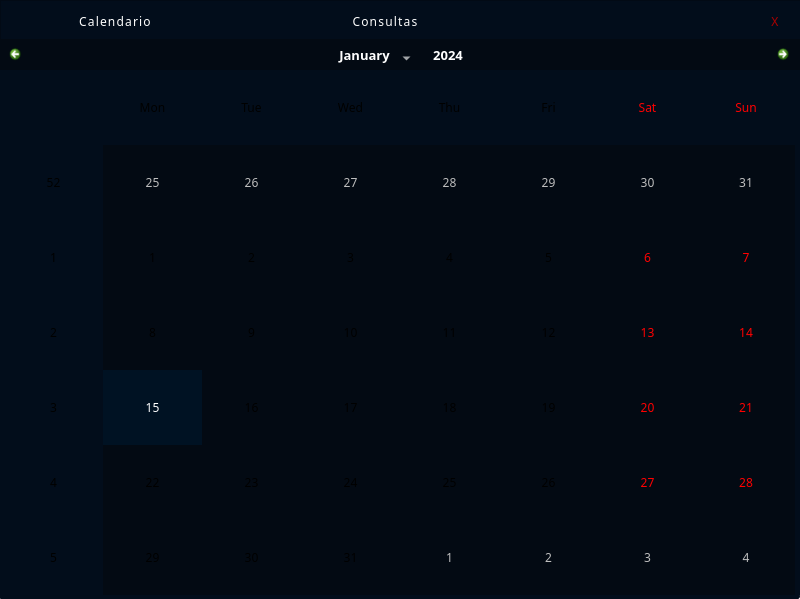
<?xml version="1.0" encoding="UTF-8"?>
<ui version="4.0">
 <class>MainWindow</class>
 <widget class="QMainWindow" name="MainWindow">
  <property name="geometry">
   <rect>
    <x>0</x>
    <y>0</y>
    <width>800</width>
    <height>599</height>
   </rect>
  </property>
  <property name="windowTitle">
   <string>MainWindow</string>
  </property>
  <widget class="QWidget" name="centralwidget">
   <widget class="QFrame" name="frame">
    <property name="geometry">
     <rect>
      <x>0</x>
      <y>0</y>
      <width>801</width>
      <height>41</height>
     </rect>
    </property>
    <property name="styleSheet">
     <string notr="true">background-color: rgb(2, 13, 27);</string>
    </property>
    <property name="frameShape">
     <enum>QFrame::StyledPanel</enum>
    </property>
    <property name="frameShadow">
     <enum>QFrame::Raised</enum>
    </property>
    <widget class="QPushButton" name="btn_calendario">
     <property name="geometry">
      <rect>
       <x>10</x>
       <y>10</y>
       <width>211</width>
       <height>23</height>
      </rect>
     </property>
     <property name="font">
      <font>
       <family>JetBrains Mono</family>
      </font>
     </property>
     <property name="cursor">
      <cursorShape>PointingHandCursor</cursorShape>
     </property>
     <property name="styleSheet">
      <string notr="true">letter-spacing: 1.2px;
background-color: rgb(0, 18, 40, .37);
color: rgb(255, 255, 255);
border-radius:  7px;
</string>
     </property>
     <property name="text">
      <string>Calendario</string>
     </property>
    </widget>
    <widget class="QPushButton" name="btn_consultas">
     <property name="geometry">
      <rect>
       <x>270</x>
       <y>10</y>
       <width>231</width>
       <height>23</height>
      </rect>
     </property>
     <property name="font">
      <font>
       <family>JetBrains Mono</family>
      </font>
     </property>
     <property name="cursor">
      <cursorShape>PointingHandCursor</cursorShape>
     </property>
     <property name="styleSheet">
      <string notr="true">letter-spacing: 1.2px;
background-color: rgb(0, 18, 40, .37);
color: rgb(255, 255, 255);
border-radius:  7px;
</string>
     </property>
     <property name="text">
      <string>Consultas</string>
     </property>
    </widget>
    <widget class="QPushButton" name="voltar_login">
     <property name="geometry">
      <rect>
       <x>760</x>
       <y>10</y>
       <width>31</width>
       <height>23</height>
      </rect>
     </property>
     <property name="font">
      <font>
       <family>JetBrains Mono</family>
      </font>
     </property>
     <property name="cursor">
      <cursorShape>PointingHandCursor</cursorShape>
     </property>
     <property name="styleSheet">
      <string notr="true">letter-spacing: 1.2px;
background-color: rgb(0, 18, 40, .37);
color: rgb(170, 0, 0);
border-radius:  7px;
</string>
     </property>
     <property name="text">
      <string>X</string>
     </property>
    </widget>
   </widget>
   <widget class="QStackedWidget" name="pages_users">
    <property name="geometry">
     <rect>
      <x>-1</x>
      <y>39</y>
      <width>801</width>
      <height>561</height>
     </rect>
    </property>
    <property name="currentIndex">
     <number>0</number>
    </property>
    <widget class="QWidget" name="pg_calendario">
     <widget class="QCalendarWidget" name="calendario">
      <property name="geometry">
       <rect>
        <x>0</x>
        <y>0</y>
        <width>801</width>
        <height>561</height>
       </rect>
      </property>
      <property name="font">
       <font>
        <family>JetBrains Mono</family>
       </font>
      </property>
      <property name="focusPolicy">
       <enum>Qt::NoFocus</enum>
      </property>
      <property name="styleSheet">
       <string notr="true">/* Definição de cor para vários elementos dentro do QCalendarWidget */
QCalendarWidget QSpinBox#qt_calendar_yearedit,
QCalendarWidget QSpinBox#qt_calendar_monthedit,
QCalendarWidget QToolButton#qt_calendar_monthbutton,
QCalendarWidget QToolButton#qt_calendar_yearbutton,
QCalendarWidget QTableView#qt_calendar_calendarview,
QCalendarWidget QMenu, 
#calendarWidget QToolButton QMenu {
    color: rgb(255, 255, 255);
    selection-color: rgb(255, 255, 255);
}

/* Definição de cor para a janela de seleção de mês */
QCalendarWidget QMenu {
    background-color: rgb(0, 18, 35);
}

/* Definição de cores e estilos para a barra de navegação e visualização do calendário */
QCalendarWidget QWidget#qt_calendar_navigationbar,
#qt_calendar_calendarview {
    background-color: rgb(3, 10, 19);
    alternate-background-color: rgba(0, 18, 40, 0.37);
    selection-background-color: rgb(0, 18, 35);
}

/* Definição de estilos para os botões de navegação do calendário */
QCalendarWidget QWidget#qt_calendar_prevmonth,
QCalendarWidget QWidget#qt_calendar_nextmonth {
    border: none;
    qproperty-icon: none;
    min-height: 13px;
    min-width: 13px;
    max-height: 13px;
    max-width: 13px;
    border-radius: 5px;
    padding: 5px;
    background-color: transparent;
}

/* Definição de ícones para os botões de navegação do calendário */
QCalendarWidget QWidget#qt_calendar_prevmonth {
    margin-left: 5px;
    image: url(:/icon/chevron_left.png);
}

QCalendarWidget QWidget#qt_calendar_nextmonth {
    margin-right: 5px;
    image: url(:/icon/chevron_right.png);
}

/* Estilização dos botões de navegação quando pressionados */
QCalendarWidget QWidget#qt_calendar_prevmonth:pressed,
QCalendarWidget QWidget#qt_calendar_nextmonth:pressed {
    background-color: rgb(0, 18, 40);
}

/* Estilização dos botões de mês e ano quando o mouse passa sobre eles */
QCalendarWidget QToolButton#qt_calendar_monthbutton:hover,
QCalendarWidget QToolButton#qt_calendar_yeamutton:hover {
    background-color: rgb(0, 18, 35);
}

/* Estilização dos botões de mês e ano quando pressionados */
QCalendarWidget QToolButton#qt_calendar_monthbutton:pressed,
QCalendarWidget QToolButton#qt_calendar_yeamutton:pressed {
    background-color: rgb(0, 18, 35);
}

/* Estilização dos botões de ano */
QCalendarWidget QToolButton#qt_calendar_yearbutton {
    margin: 5px;
    border-radius: 5px;
    padding: 0 10px;
    font-size: 13px;
}

/* Estilização dos botões de mês */
QCalendarWidget QToolButton#qt_calendar_monthbutton {
    margin: 5px 0;
    border-radius: 5px;
    padding: 0px 2px;
    font-size: 13px;
    width: 90px;
    color: rgb(255, 255, 255);
}

/* Estilização do campo de edição do ano */
#qt_calendar_yearedit {
    min-width: 53px;
    background: transparent;
    font-size: 13px;
}

/* Definição de ícones e estilos para os botões de aumento e diminuição do ano */
#qt_calendar_yearedit::down-button {
    subcontrol-position: left;
    image: url(:/icon/stat_minus.png);
}

#qt_calendar_yearedit::up-button {
    subcontrol-position: right;
    image: url(:/icon/stat.png);
}

#qt_calendar_yearedit::up-button,
#qt_calendar_yearedit::down-button {
    width: 10px;
    padding: 0px 5px;
    border-radius: 5px;
}

/* Estilização dos botões de aumento e diminuição do ano quando o mouse passa sobre eles */
#qt_calendar_yearedit::up-button:hover,
#qt_calendar_yearedit::down-button:hover {
    background-color: rgb(0, 18, 35);
}

/* Estilização dos botões de aumento e diminuição do ano quando pressionados */
#qt_calendar_yearedit::up-button:pressed,
#qt_calendar_yearedit::down-button:pressed {
    background-color: rgb(0, 18, 35);
}

/* Estilização do menu suspenso dentro do QCalendarWidget */
#calendarWidget QToolButton QMenu {
    background-color: rgb(0, 18, 35);
}

/* Estilização da visualização do calendário */
#qt_calendar_calendarview {
    border: 5px solid rgb(2, 13, 27);
    border-top: 0px;
    border-bottom-left-radius: 5px;
    border-bottom-right-radius: 5px;
}
</string>
      </property>
     </widget>
    </widget>
    <widget class="QWidget" name="pg_consultas">
     <widget class="QFrame" name="frame_2">
      <property name="geometry">
       <rect>
        <x>0</x>
        <y>0</y>
        <width>191</width>
        <height>561</height>
       </rect>
      </property>
      <property name="styleSheet">
       <string notr="true">background-color: rgb(2, 13, 27);</string>
      </property>
      <property name="frameShape">
       <enum>QFrame::StyledPanel</enum>
      </property>
      <property name="frameShadow">
       <enum>QFrame::Raised</enum>
      </property>
      <widget class="QPushButton" name="pesquisar">
       <property name="geometry">
        <rect>
         <x>10</x>
         <y>460</y>
         <width>171</width>
         <height>41</height>
        </rect>
       </property>
       <property name="font">
        <font>
         <family>JetBrains Mono</family>
        </font>
       </property>
       <property name="styleSheet">
        <string notr="true">letter-spacing: 1.2px;
background-color: rgb(0, 18, 40, .37);
color: rgb(255, 255, 255);
border-radius:  7px;
</string>
       </property>
       <property name="text">
        <string>Pesquisar</string>
       </property>
      </widget>
      <widget class="QDateEdit" name="date1">
       <property name="geometry">
        <rect>
         <x>40</x>
         <y>50</y>
         <width>111</width>
         <height>41</height>
        </rect>
       </property>
       <property name="font">
        <font>
         <family>JetBrains Mono</family>
        </font>
       </property>
       <property name="styleSheet">
        <string notr="true">QDateEdit {
	letter-spacing: 1.2px;
	background-color: rgb(0, 18, 40, .37);
	color: rgb(255, 255, 255);
	border-radius:  7px;
	padding: 15px;
}

QDateEdit::up-button {
	image: none;
	width: 0;
	padding: -1000px
}

QDateEdit::down-button {
	image: none;
	width: 0;
	padding: -1000px
}
</string>
       </property>
      </widget>
      <widget class="QLabel" name="p_consulta">
       <property name="geometry">
        <rect>
         <x>0</x>
         <y>100</y>
         <width>191</width>
         <height>31</height>
        </rect>
       </property>
       <property name="font">
        <font>
         <family>JetBrains Mono</family>
         <pointsize>10</pointsize>
        </font>
       </property>
       <property name="styleSheet">
        <string notr="true">background-color: rgba(255, 255, 255, 0);
color: rgb(255, 255, 255);
padding: 2px;</string>
       </property>
       <property name="text">
        <string>Procurar por Consulta:</string>
       </property>
      </widget>
      <widget class="QLabel" name="data_sel1">
       <property name="geometry">
        <rect>
         <x>20</x>
         <y>10</y>
         <width>151</width>
         <height>31</height>
        </rect>
       </property>
       <property name="font">
        <font>
         <family>JetBrains Mono</family>
         <pointsize>10</pointsize>
        </font>
       </property>
       <property name="styleSheet">
        <string notr="true">background-color: rgba(255, 255, 255, 0);
color: rgb(255, 255, 255);
padding: 9px;</string>
       </property>
       <property name="text">
        <string>Data Selecionda:</string>
       </property>
      </widget>
      <widget class="QLineEdit" name="nome1">
       <property name="geometry">
        <rect>
         <x>10</x>
         <y>170</y>
         <width>171</width>
         <height>41</height>
        </rect>
       </property>
       <property name="font">
        <font>
         <family>JetBrains Mono</family>
        </font>
       </property>
       <property name="styleSheet">
        <string notr="true">letter-spacing: 1.2px;
background-color: rgb(0, 18, 40, .37);
color: rgb(255, 255, 255);
border-radius:  7px;
</string>
       </property>
      </widget>
      <widget class="QLineEdit" name="contato1">
       <property name="geometry">
        <rect>
         <x>10</x>
         <y>410</y>
         <width>171</width>
         <height>41</height>
        </rect>
       </property>
       <property name="font">
        <font>
         <family>JetBrains Mono</family>
        </font>
       </property>
       <property name="styleSheet">
        <string notr="true">letter-spacing: 1.2px;
background-color: rgb(0, 18, 40, .37);
color: rgb(255, 255, 255);
border-radius:  7px;
</string>
       </property>
      </widget>
      <widget class="QLineEdit" name="cpf1">
       <property name="geometry">
        <rect>
         <x>10</x>
         <y>250</y>
         <width>171</width>
         <height>41</height>
        </rect>
       </property>
       <property name="font">
        <font>
         <family>JetBrains Mono</family>
        </font>
       </property>
       <property name="styleSheet">
        <string notr="true">letter-spacing: 1.2px;
background-color: rgb(0, 18, 40, .37);
color: rgb(255, 255, 255);
border-radius:  7px;
</string>
       </property>
      </widget>
      <widget class="QLineEdit" name="num_consultorio1">
       <property name="geometry">
        <rect>
         <x>10</x>
         <y>330</y>
         <width>171</width>
         <height>41</height>
        </rect>
       </property>
       <property name="font">
        <font>
         <family>JetBrains Mono</family>
        </font>
       </property>
       <property name="styleSheet">
        <string notr="true">letter-spacing: 1.2px;
background-color: rgb(0, 18, 40, .37);
color: rgb(255, 255, 255);
border-radius:  7px;
</string>
       </property>
      </widget>
      <widget class="QCheckBox" name="check_contato">
       <property name="geometry">
        <rect>
         <x>10</x>
         <y>379</y>
         <width>171</width>
         <height>21</height>
        </rect>
       </property>
       <property name="styleSheet">
        <string notr="true">QCheckBox {
	letter-spacing: 1.2px;
	background-color: rgb(0, 18, 40, .37);
	color: rgb(255, 255, 255);
	border-radius:  7px;
	padding: 15px
 }

QCheckBox::indicator {
	width: 12px;
	height: 12px;
	image: url(:/icon/checkbox_unchecked.ico);
}

QCheckBox::indicator:checked {
	width: 12px;
	height: 12px;
	image: url(:/icon/checkbox_indeterminate.ico);
}</string>
       </property>
       <property name="text">
        <string>   Número ou E-mail:</string>
       </property>
      </widget>
      <widget class="QPushButton" name="pesquisar_cancelar">
       <property name="geometry">
        <rect>
         <x>10</x>
         <y>510</y>
         <width>171</width>
         <height>41</height>
        </rect>
       </property>
       <property name="font">
        <font>
         <family>JetBrains Mono</family>
        </font>
       </property>
       <property name="styleSheet">
        <string notr="true">letter-spacing: 1.2px;
background-color: rgb(0, 18, 40, .37);
color: rgb(255, 255, 255);
border-radius:  7px;
</string>
       </property>
       <property name="text">
        <string>Cancelar Pesquisa</string>
       </property>
      </widget>
      <widget class="QCheckBox" name="check_num_consultorio">
       <property name="geometry">
        <rect>
         <x>10</x>
         <y>300</y>
         <width>171</width>
         <height>21</height>
        </rect>
       </property>
       <property name="styleSheet">
        <string notr="true">QCheckBox {
	letter-spacing: 1.2px;
	background-color: rgb(0, 18, 40, .37);
	color: rgb(255, 255, 255);
	border-radius:  7px;
	padding: 15px
 }

QCheckBox::indicator {
	width: 12px;
	height: 12px;
	image: url(:/icon/checkbox_unchecked.ico);
}

QCheckBox::indicator:checked {
	width: 12px;
	height: 12px;
	image: url(:/icon/checkbox_indeterminate.ico);
}</string>
       </property>
       <property name="text">
        <string>   Consultorio:</string>
       </property>
      </widget>
      <widget class="QCheckBox" name="check_cpf">
       <property name="geometry">
        <rect>
         <x>10</x>
         <y>220</y>
         <width>171</width>
         <height>21</height>
        </rect>
       </property>
       <property name="styleSheet">
        <string notr="true">QCheckBox {
	letter-spacing: 1.2px;
	background-color: rgb(0, 18, 40, .37);
	color: rgb(255, 255, 255);
	border-radius:  7px;
	padding: 15px
 }

QCheckBox::indicator {
	width: 12px;
	height: 12px;
	image: url(:/icon/checkbox_unchecked.ico);
}

QCheckBox::indicator:checked {
	width: 12px;
	height: 12px;
	image: url(:/icon/checkbox_indeterminate.ico);
}</string>
       </property>
       <property name="text">
        <string>   CPF:</string>
       </property>
      </widget>
      <widget class="QCheckBox" name="check_nome">
       <property name="geometry">
        <rect>
         <x>10</x>
         <y>140</y>
         <width>171</width>
         <height>21</height>
        </rect>
       </property>
       <property name="styleSheet">
        <string notr="true">QCheckBox {
	letter-spacing: 1.2px;
	background-color: rgb(0, 18, 40, .37);
	color: rgb(255, 255, 255);
	border-radius:  7px;
	padding: 15px
 }

QCheckBox::indicator {
	width: 12px;
	height: 12px;
	image: url(:/icon/checkbox_unchecked.ico);
}

QCheckBox::indicator:checked {
	width: 12px;
	height: 12px;
	image: url(:/icon/checkbox_indeterminate.ico);
}</string>
       </property>
       <property name="text">
        <string>   Nome:</string>
       </property>
      </widget>
     </widget>
     <widget class="QFrame" name="frame_3">
      <property name="geometry">
       <rect>
        <x>189</x>
        <y>-1</y>
        <width>611</width>
        <height>561</height>
       </rect>
      </property>
      <property name="styleSheet">
       <string notr="true">background-color: rgb(3, 10, 19);</string>
      </property>
      <property name="frameShape">
       <enum>QFrame::StyledPanel</enum>
      </property>
      <property name="frameShadow">
       <enum>QFrame::Raised</enum>
      </property>
     </widget>
    </widget>
   </widget>
  </widget>
 </widget>
 <resources>
  <include location="../img/resource-(1).qrc"/>
 </resources>
 <connections/>
</ui>
